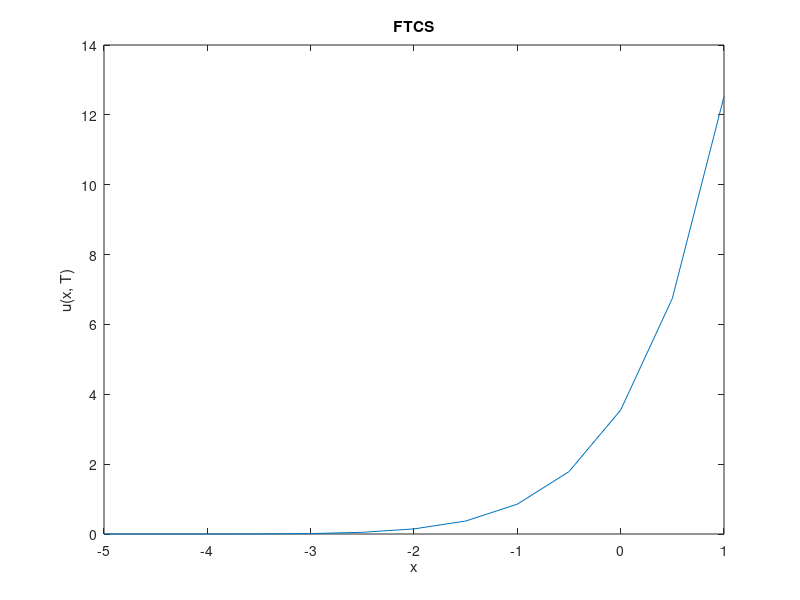
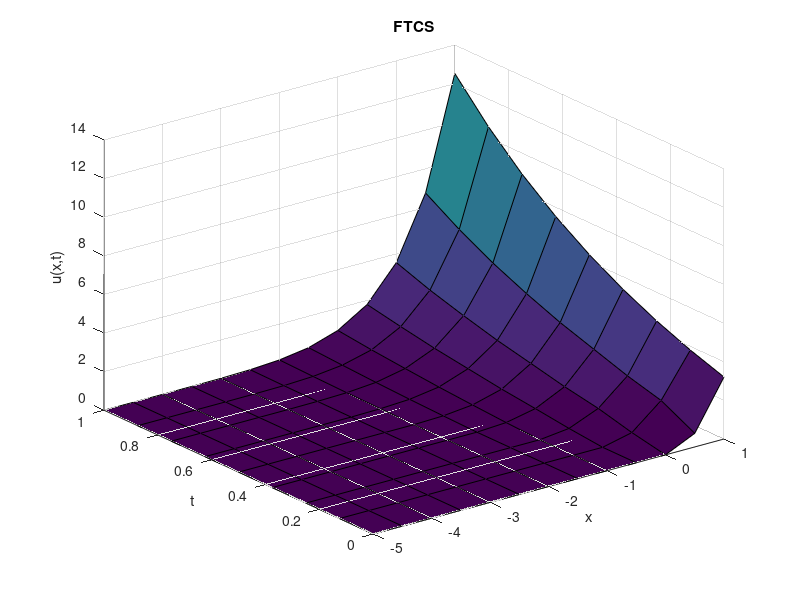
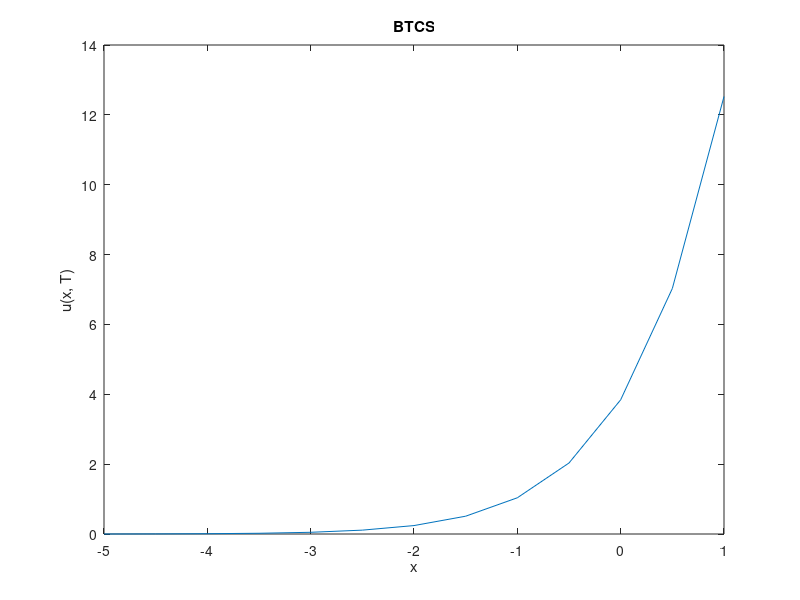
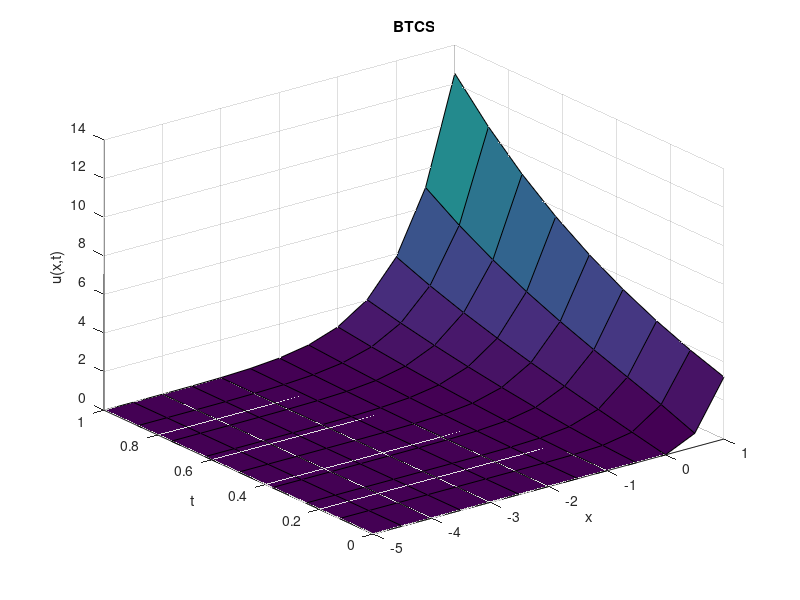

MATLAB code to generate these figures, in order:
function q1_direct
	close all; clear;
	% Option Parameters
	T = 1;
	K = 10;
	r = 0.06;
	sig = 0.3;
	delta = 0;

	q = 2*r/sig^2;
	qd = 2*(r-delta)/sig^2;

	% Computational Parameters
	x_max = 1;
	x_min = -5;

	h = 0.5;
	k = h^2/2;
	m = (x_max - x_min)/h;
	n = T/k;

	X = x_min:h:x_max;
	Tau = 0:k:T;

	method = 'Direct';
	U = FTCS(@fun, @f, @g1, @g2, T, K, r, sig, delta, q, qd, x_min, x_max, h, k, m, n, X, Tau);
	length(X), length(U(end, :))
	figure; plot(X, U(end, :)); xlabel('x'); ylabel('u(x, T)'); title('FTCS');
	saveas(gcf, 'plots/q1_1.png');
	figure; surf(X, Tau, U); xlabel('x'); ylabel('t'); zlabel('u(x,t)'); title('FTCS');
	saveas(gcf, 'plots/q1_2.png');
	
	U = BTCS(@fun, @f, @g1, @g2, T, K, r, sig, delta, q, qd, x_min, x_max, h, k, m, n, X, Tau, method);
	figure; plot(X, U(end, :)); xlabel('x'); ylabel('u(x, T)'); title('BTCS');
	saveas(gcf, 'plots/q1_3.png');
	figure; surf(X, Tau, U); xlabel('x'); ylabel('t'); zlabel('u(x,t)'); title('BTCS');
	saveas(gcf, 'plots/q1_4.png');
end

function [y] = fun(x, t)
	y = 0;
end

function [y] = f(x, qd)
	temp1 = zeros(size(x));
	temp2 = exp(x*(qd + 1)/2 ) - exp(x*(qd - 1)/2)
	y = max([temp1; temp2]);
end

function [y] = g1(x, t, qd)
	y = 0;
end

function [y] = g2(x, t, qd)
	y = exp(x.*(qd + 1)/2 + t.*(qd + 1)^2/4);
end

function [U] = FTCS(fun, f, g1, g2, T, K, r, sig, delta, q, qd, x_min, x_max, h, k, m, n, X, Tau)
	fprintf('\nRunning FTCS\n');
	lamda = k / h^2;
	U = zeros(n+1, m+1);

	U(1, 1:end) = f(X, qd);
	U(1:end, 1) = g1(x_min, Tau, qd);
	U(1:end, end) = g2(x_max, Tau, qd);

	for i = 2:n+1
		for j = 2:m
			U(i, j) = lamda*U(i-1,j-1) + (1-2*lamda)*U(i-1,j) + lamda*U(i-1,j+1);
		end
	end

	U;
end

function [U] = BTCS(fun, f, g1, g2, T, K, r, sig, delta, q, qd, x_min, x_max, h, k, m, n, X, Tau, method)
	fprintf('\nRunning BTCS\n');
	lamda = k / h^2;
	U = zeros(n+1, m+1);

	U(1, 1:end) = f(X, qd);
	U(1:end, 1) = g1(x_min, Tau, qd);
	U(1:end, end) = g2(x_max, Tau, qd);

	for i = 2:n+1
		A = zeros(m+1, m+1);
		b = zeros(m+1, 1);

		A(1:m+2:end) = 1 + 2*lamda;
		A(2:m+2:end) = -lamda;
		A(m+2:m+2:end) = -lamda;

		A(1,1) = 1;
		A(1,2) = 0;
		A(m+1,m+1) = 1;
		A(m+1,m) = 0;

		b(2:m) = U(i-1,2:m);
		b(1) = U(i,1);
		b(end) = U(i,end);

		fprintf('Using %s method\n', method);
		if method == 'Direct'
			U(i,:) = (A\b)';
		elseif method == 'Gauss-Seidel'
			U(i,:) = gauss_seidel(A,b,1000,1e-5);
		elseif method == 'Jacobi'
			U(i,:) = jacobi(A,b,1000,1e-5);
		else
			''
		end			
			
	end

	U;
end

function [U] = Crank(fun, f, g1, g2, T, K, r, sig, delta, q, qd, x_min, x_max, h, k, m, n, X, Tau)
	fprintf('\nRunning Crank Nicolson\n');
	lamda = k / h^2;
	U = zeros(n+1, m+1);

	U(1, 1:end) = f(X, qd);
	U(1:end, 1) = g1(x_min, Tau, qd);
	U(1:end, end) = g2(x_max, Tau, qd);

	for i = 2:n+1
		A = zeros(m+1, m+1);
		b = zeros(m+1, 1);

		A(1:m+2:end) = 1 + lamda;
		A(2:m+2:end) = -lamda/2;
		A(m+2:m+2:end) = -lamda/2;

		A(1,1) = 1;
		A(1,2) = 0;
		A(m+1,m+1) = 1;
		A(m+1,m) = 0;

		b(2:m) = U(i-1,1:m-1)*lamda/2 + (1-lamda)*U(i-1,2:m) + U(i-1,3:m+1)*lamda/2;
		b(1) = U(i,1);
		b(end) = U(i,end);

		fprintf('Using %s method\n', method);
		if method == 'Direct'
			U(i,:) = (A\b)';
		elseif method == 'Gauss-Seidel'
			U(i,:) = (A\b)';
		elseif method == 'Jacobi'
			''
		else
			''
		end
	end

	U;
end